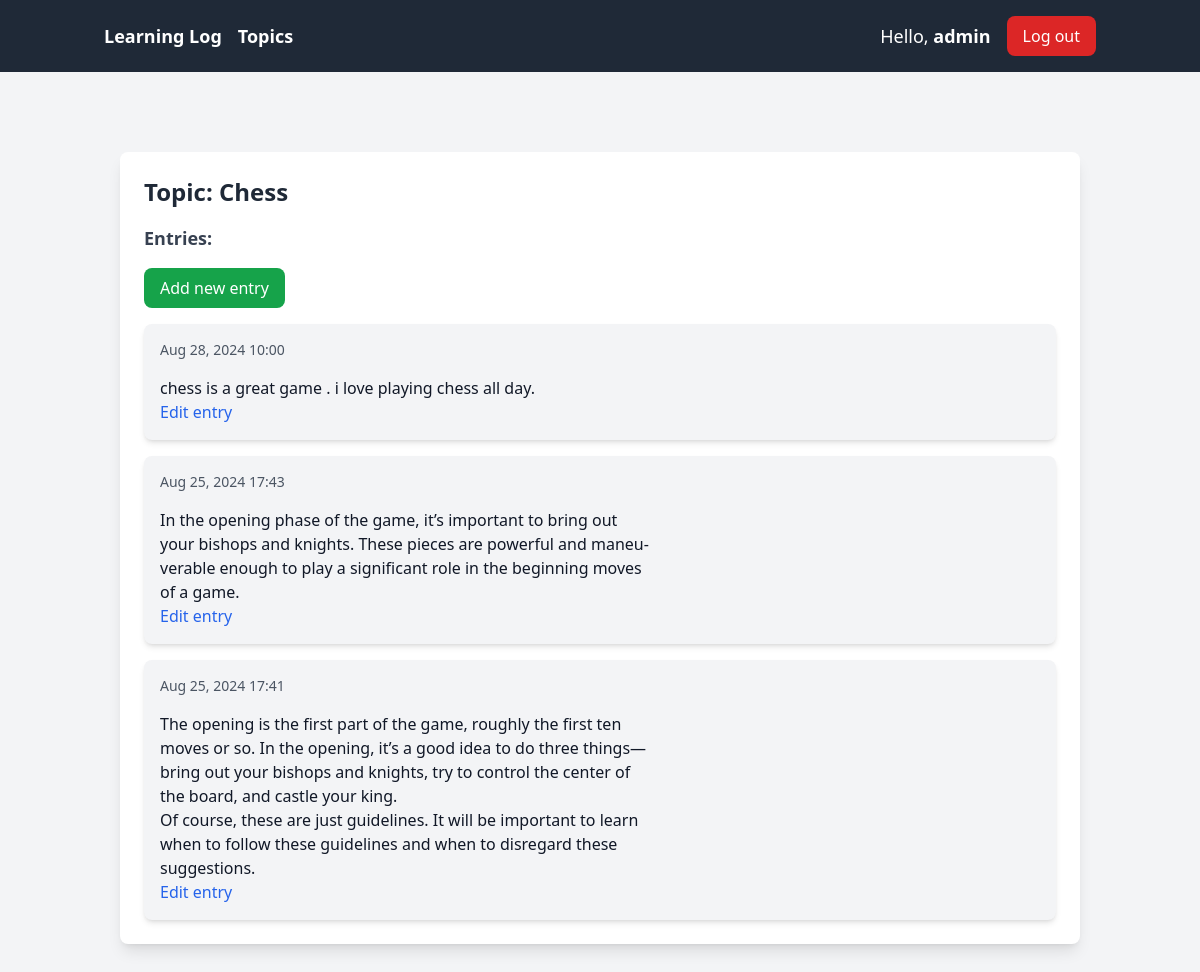
The page /topics/1/ (signed in) on the database its author committed.
### learning_logs/models.py (models this page shows, shortened)
class Topic(models.Model):
    text = models.CharField(max_length=200)
    date_added = models.DateTimeField(auto_now_add=True)
    owner = models.ForeignKey(User, on_delete=models.CASCADE)
    def __str__(self):
        return self.text

class Entry(models.Model):
    topic = models.ForeignKey(Topic,on_delete=models.CASCADE)
    text = models.TextField()
    date_added = models.DateTimeField(auto_now_add=True)
    class Meta:
        verbose_name_plural = 'entries'

### learning_logs/views.py (the view)
# urls.py: path('topics/<int:topic_id>/', views.topic, name='topic'),
@login_required
def topic(request , topic_id):
    topic = Topic.objects.get(id=topic_id)
    if topic.owner != request.user:
        raise Http404
    entries = topic.entry_set.order_by('-date_added')
    context = {
        'topic' : topic,
        'entries' : entries
    }
    return render(request, 'learning_logs/topic.html', context)

### learning_logs/templates/learning_logs/topic.html
{% extends "learning_logs/base.html" %}
{% block content %}
<div class="container mx-auto px-4 py-8">
    <div class="bg-white shadow-lg rounded-lg p-6">
        <h1 class="text-2xl font-bold text-gray-800 mb-4">Topic: {{ topic }}</h1>
        <p class="text-lg font-semibold text-gray-700 mb-4">Entries:</p>
        <a href="{% url 'learning_logs:new_entry' topic.id %}" class="bg-green-600 text-white px-4 py-2 rounded-lg hover:bg-green-500 transition duration-300 inline-block mb-4">
            Add new entry
        </a>
        <ul class="space-y-4">
            {% for entry in entries %}
            <li class="bg-gray-100 p-4 rounded-lg shadow-md">
                <p class="text-gray-600 text-sm mb-2">{{ entry.date_added|date:'M d, Y H:i' }}</p>
                <p class="text-gray-800 mb-4">{{ entry.text|linebreaks }}</p>
                <a href="{% url 'learning_logs:edit_entry' entry.id %}" class="text-blue-600 hover:text-blue-800 transition duration-300">Edit entry</a>
            </li>
            {% empty %}
            <li class="text-gray-600">No entries are added to this topic.</li>
            {% endfor %}
        </ul>
    </div>
</div>
{% endblock content %}

### learning_logs/templates/learning_logs/base.html (shortened to what this page needs)
<!DOCTYPE html>
<html lang="en">
<head>
    <script src="https://cdn.tailwindcss.com"></script>
</head>
<body class="bg-gray-100 text-gray-900">
    <header class="bg-gray-800 text-white">
        <nav class="relative flex items-center justify-between p-4 container mx-auto">
            <div class="hidden lg:flex items-center justify-between space-x-4 w-full">
                <div class="flex gap-4 flex-row items-center">
                    <a href="{% url 'learning_logs:index' %}"
                        class="text-lg font-semibold hover:text-gray-300 transition duration-300">Learning Log</a>
                    <a href="{% url 'learning_logs:topics' %}"
                        class="text-lg font-semibold hover:text-gray-300 transition duration-300">Topics</a>
                </div>
                <div class="flex items-center space-x-4">
                    {% if user.is_authenticated %}
                    <span class="text-lg">Hello, <span class="font-semibold">{{ user.username }}</span></span>
                    <a href="{% url 'users:logout' %}"
                        class="bg-red-600 text-white px-4 py-2 rounded-lg hover:bg-red-500 transition duration-300">Log
                        out</a>
                    {% else %}
                    <a href="{% url 'users:login' %}"
                        class="bg-blue-600 text-white px-4 py-2 rounded-lg hover:bg-blue-500 transition duration-300">Login</a>
                    <a href="{% url 'users:register' %}"
                        class="bg-green-600 text-white px-4 py-2 rounded-lg hover:bg-green-500 transition duration-300">Register</a>
                    {% endif %}
                </div>
            </div>
        </nav>
    </header>
    <main class="container mx-auto mt-8 p-4 min-h-screen">
        {% block content %}{% endblock %}
    </main>
</body>
</html>

### rows shown on the page
Topic: text "Chess"
Entry: date_added "Aug 28, 2024 10:00", text "chess is a great game . i love playing chess all day."
Entry: date_added "Aug 25, 2024 17:43", text "In the opening phase of the game, it’s important to bring out your bishops and knights. These pieces are powerful and maneu- verable enough to play a significant role in the beginning moves of a game."
Entry: date_added "Aug 25, 2024 17:41", text "The opening is the first part of the game, roughly the first ten moves or so. In the opening, it’s a good idea to do three things— bring out your bishops and knights, try to control the center of the board, and castle your king. Of course, these are just guidelines. It will be important to learn when to follow these guidelines and when to disregard these suggestions."

### other values the page prints
{{ user.username }} "admin"
